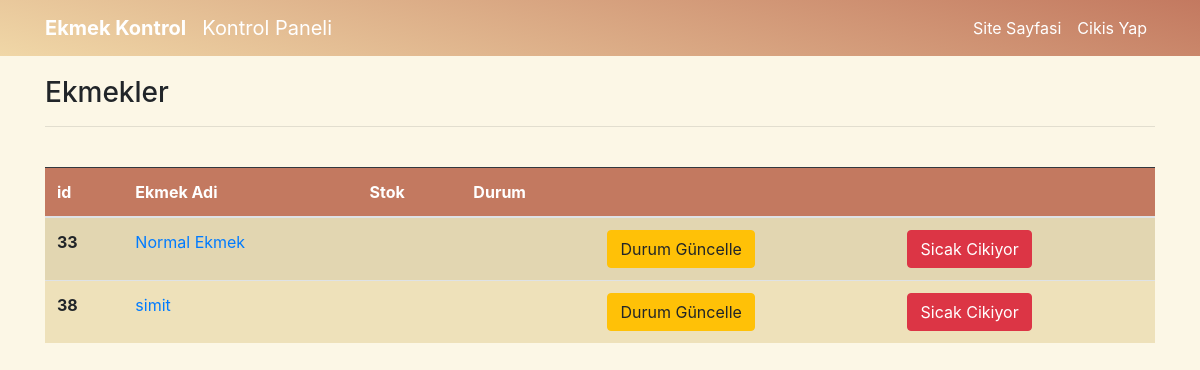
The page /ekmek/ekmekKontrol/ (signed in) on the database as committed earlier.
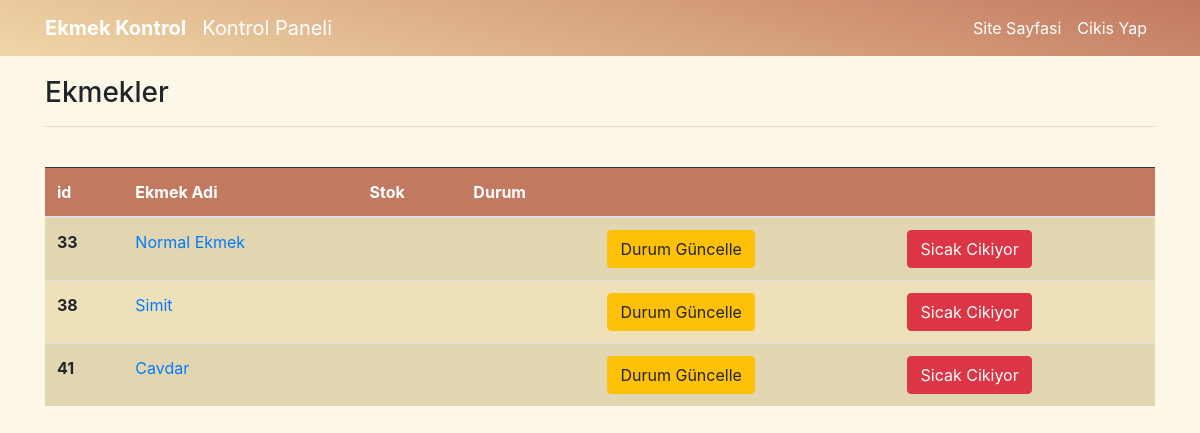
The same page on the database as committed later.
### ekmek/models.py (models this page shows, shortened)
class Ekmek(models.Model):
    stokChoices = [
        ('Var', 'Var'),
        ('Yok', 'Yok'),
    ]
    durumChoices = [
        ('Sicak', 'Sicak'),
        ('Soguk', 'Soguk'),
        ('-', '-'),
    ]
    uretici = models.ForeignKey("auth.User", on_delete = models.CASCADE, verbose_name = "Üretici")
    ekmekAdi = models.CharField(max_length=50, verbose_name="Ekmek Cinsi")
    ekmekDetayi = RichTextField(default='')
    ekmekResmi = models.ImageField(blank=True, null=True, verbose_name='Ekmek Resmi Ekle', upload_to='ekmek/')
    sonSicak = models.CharField(max_length=40,blank=True, null=True, verbose_name='Sicak Cikis Tarihi', default='1 Ocak 1970')

### ekmek/views.py (the view)
# urls.py: path('ekmekKontrol/', ekmekViews.ekmekKontrol, name="ekmekKontrol"),
@login_required(login_url=('user:login'))
def ekmekKontrol(request):
    ekmekler = Ekmek.objects.filter(uretici = request.user)
    context = {
        'ekmekler':ekmekler
    }
    return render(request, "ekmekKontrol.html", context=context)

### templates/ekmekKontrol.html (shortened to what this page needs)
{% extends 'layout.html' %}
{% block body %}
<h3>Ekmekler</h3>
<hr>
<br>
{% if request.user.is_authenticated %}
{% if ekmekler %}
<div class="row">
    <div class="col">
<table class="table table-striped table-hover table-responsive-sm" style="background-color: #eee1ba">
        <thead class="table-dark" style="background-color: #c37960">
          <tr>
            <th scope="col">id</th>
            <th scope="col">Ekmek Adi</th>
            <th scope="col">Stok</th>
            <th scope="col">Durum</th>
            <th scope="col"></th>
            <th scope="col"></th>
          </tr>
        </thead>
        <tbody>
            {% for ekmek in ekmekler %}
            <tr>
            <th scope="row">{{ekmek.id}}</th>
            <td><a href="/ekmek/detay/{{ekmek.id}}">{{ekmek.ekmekAdi}}</a></td>
            <td>{{ekmek.stok}}</td>
            <td>{{ekmek.durum}}</td>
            <td><a class="btn btn-warning" href="/ekmek/vaziyet/{{ekmek.id}}">Durum Güncelle</a></td>
            <td><a class="btn btn-danger" href="/ekmek/sicak/{{ekmek.id}}">Sicak Cikiyor</a></td>
          </tr>
            {% endfor %}
        </tbody>
      </table>
      </div>
      </div>
{% else %}
<div class="alert alert-danger">Henüz eklenmis bir ekmek turunuz yok.</div>
{% endif %}
{% endif %}
{% endblock body %}

Rows that differ between the two databases and show on the page:
changed Ekmek id 38: ekmekAdi "simit" → "Simit"
added Ekmek: id "41", ekmekAdi "Cavdar"
